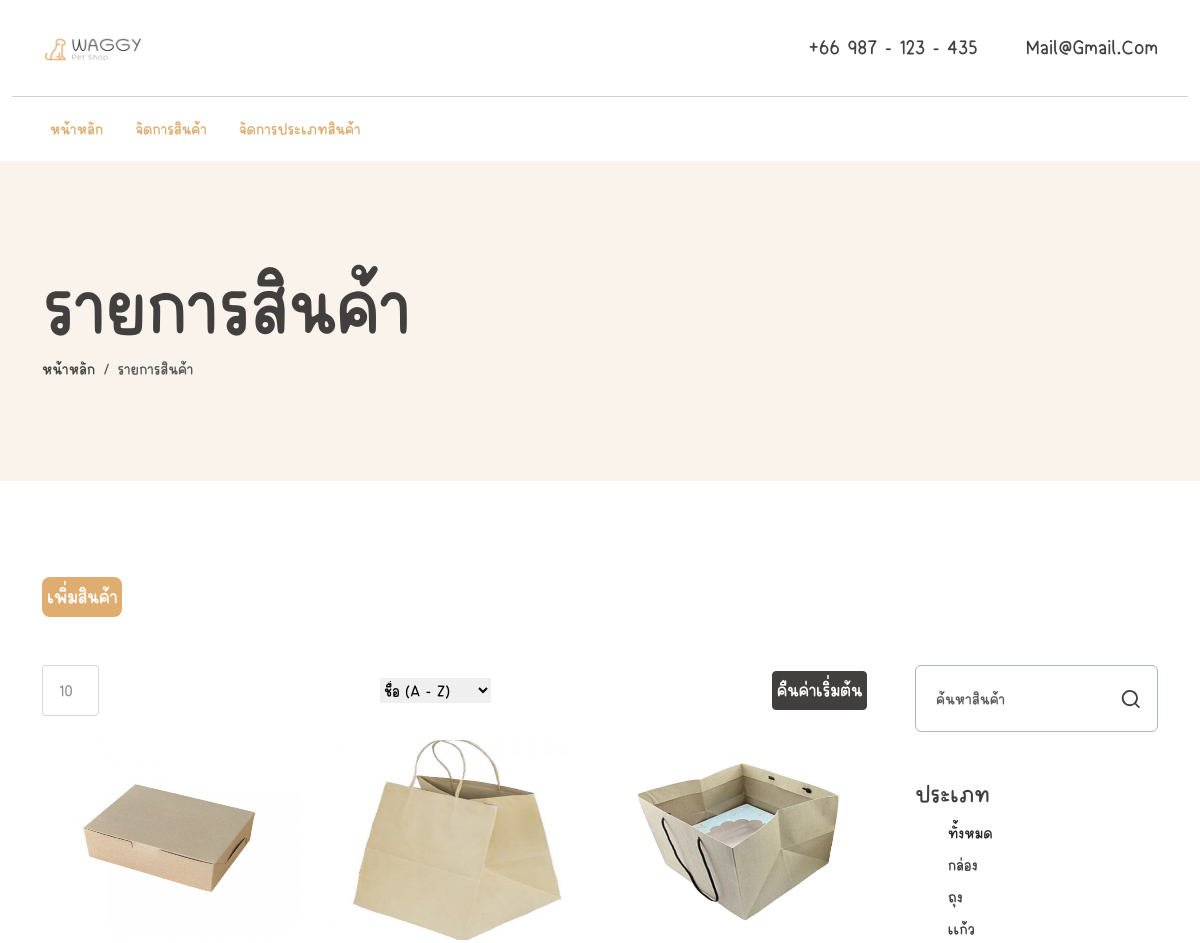
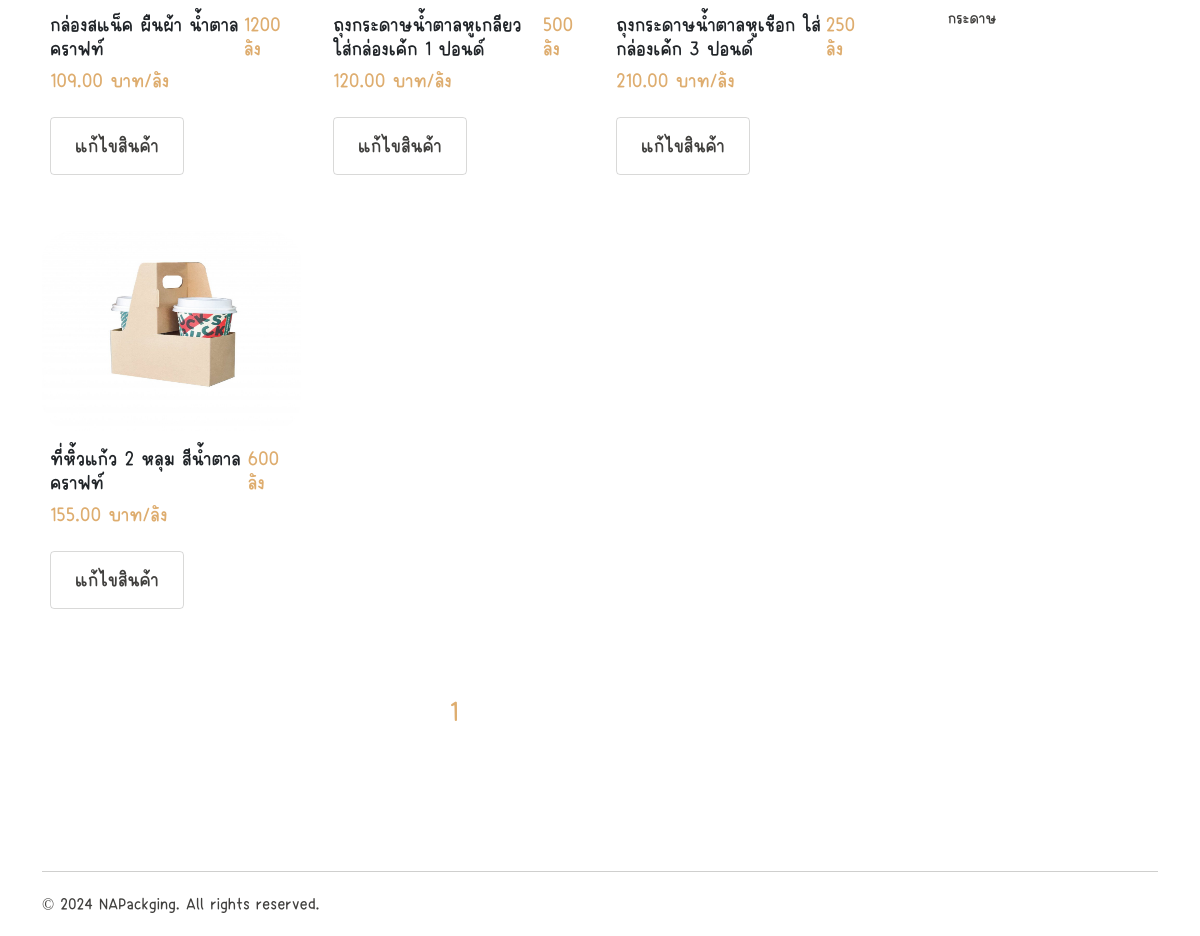
Before: /a/mgproduct.php (signed in) with the older database file (2 pictures, top to bottom).
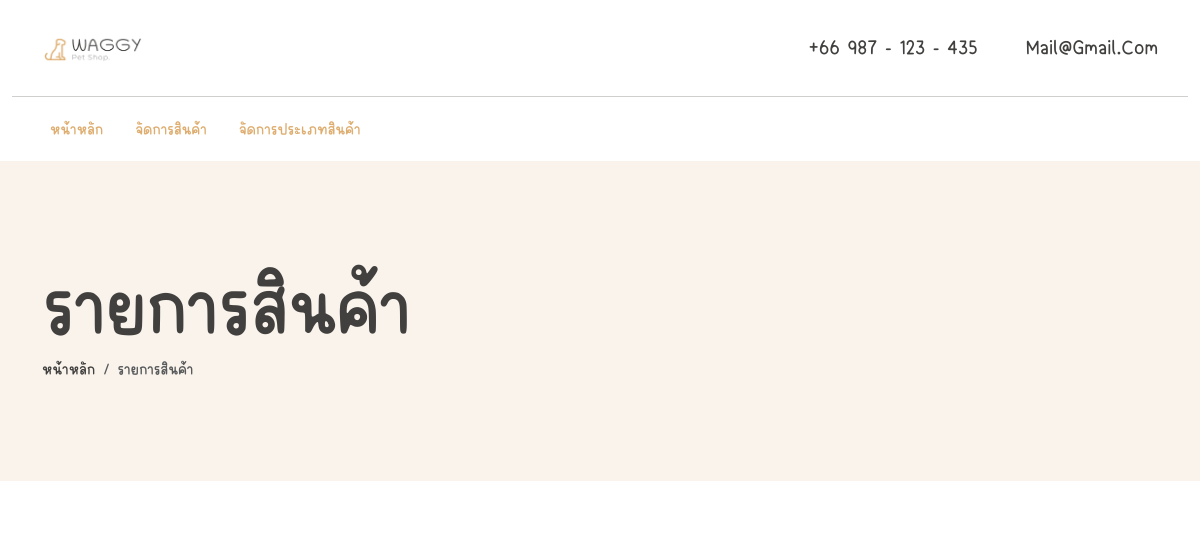
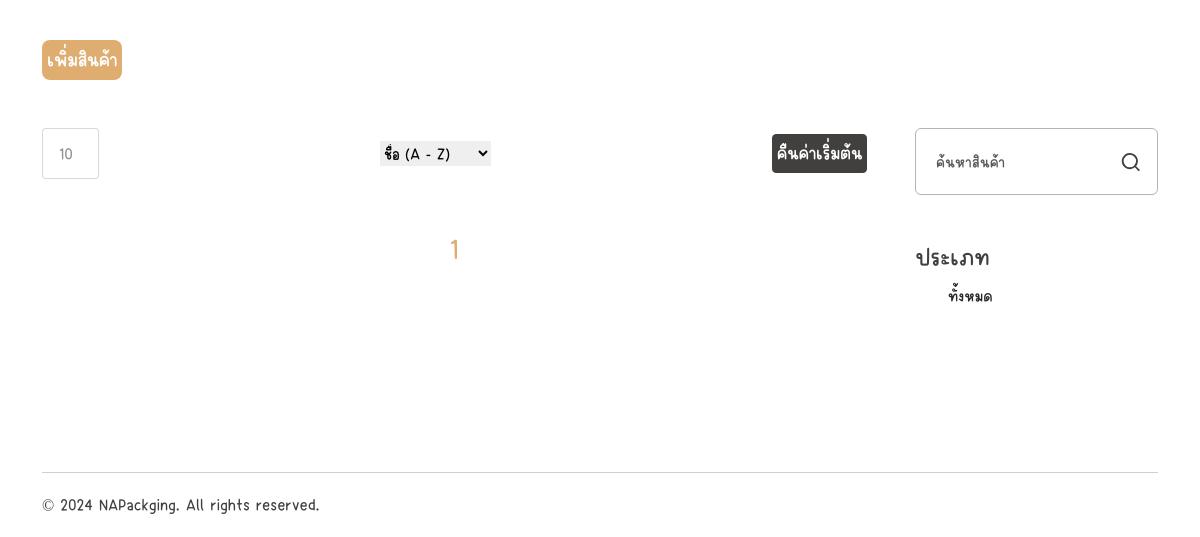
After: the same page with the newer database file (2 pictures, top to bottom).
### tables this page shows
CREATE TABLE `typepro` (
  `id_typepro` int(11) NOT NULL COMMENT 'รหัสประเภทกาแฟ',
  `name_typepro` varchar(60) NOT NULL COMMENT 'ชื่อประเภทกาแฟ',
  `detail_typepro` text NOT NULL COMMENT 'รายละเอียดประเภทกาแฟ',
  `TY_STATUS` int(11) DEFAULT NULL
);

CREATE TABLE `products` (
  `id_products` int(11) NOT NULL COMMENT 'รหัสสินค้า',
  `name_products` varchar(50) DEFAULT NULL COMMENT 'ชื่อสินค้า',
  `id_typepro` int(11) DEFAULT NULL COMMENT 'ประเภท',
  `num_stock` int(11) DEFAULT NULL COMMENT 'จำนวนคงเหลือ ',
  `price_unit` decimal(10,2) DEFAULT NULL COMMENT 'ราคาต่อหน่วย ',
  `status_products` int(11) DEFAULT 1 COMMENT 'สถานะสินค้า\r\n0 = ลบ 1 = ใช้งาน',
  `image_pro` varchar(200) DEFAULT NULL COMMENT 'รูปสินค้า',
  `pro_de` text DEFAULT NULL,
  `pro_max` int(11) DEFAULT 0,
  `price_mini` decimal(10,2) DEFAULT NULL COMMENT 'ราคาต่อชิ้น ใช้แสดง'
);

### config/connectdb.php (called while the page is built, shortened)
<?php
class Database
{
    private static $link = null;
    private static function getLink()
    {
        if (self::$link) {
            return self::$link;
        }
        self::$link = new PDO("mysql:host=" . DB_HOST . ";dbname=" . DB_NAME . ";charset=utf8", DB_USERNAME, DB_PASSWORD);
        self::$link->setAttribute(PDO::ATTR_ERRMODE, PDO::ERRMODE_EXCEPTION);
        return self::$link;
    }
    public static function __callStatic($name, $args)
    {
        $callback = array(self::getLink(), $name);
        return call_user_func_array($callback, $args);
    }
    public static function squery($sql, $opt = PDO::FETCH_OBJ, $all = null)
    {
        if ($all == true) {
            return self::query($sql, $opt)->fetchAll($opt);
        } else if ($all == false) {
            return self::query($sql, $opt)->fetch($opt);
        } else {
            return self::query($sql, $opt);
        }
    }
}
?>

### a/mgproduct.php (the view, shortened to what the changed rows need)
<!DOCTYPE html>
<html lang="en">
<head>
    <?php include("inc/head.php") ?>
</head>
<body class="">
    <section id="banner" class="py-3" style="background: #F9F3EC;">
        <div class="container">
            <div class="hero-content py-5 my-3">
                <h2 class="display-1 mt-3 mb-0">รายการสินค้า</h2>
            </div>
        </div>
    </section>
    <div class="shopify-grid">
        <div class="container py-5 my-5">
            <div class="row flex-md-row-reverse g-md-5 mb-5">
                <aside class="col-md-3 mt-5">
                    <div class="sidebar">
                        <div class="widget-product-categories pt-5">
                            <ul class="product-categories sidebar-list list-unstyled  pl-3" style="    margin-left: 15px;">
                                <?php
                                $sql = "SELECT * FROM `typepro` WHERE TY_STATUS IS NULL ";
                                foreach (Database::squery($sql, PDO::FETCH_OBJ, true) as $key => $item) : ?>
                                    <li class="cat-item ">
                                        <a href="javascript:search_type('<?php echo $item->id_typepro ?>')" class="nav-link"> &nbsp;&nbsp;
                                            <?php echo $item->name_typepro ?>
                                        </a>
                                    </li>
                                <?php endforeach; ?>
                            </ul>
                        </div>
                    </div>
                </aside>
                <main class="col-md-9">
                    <div class="product-grid row ">
                        <?php
                        $start = 0;
                        $pagesize = isset($_GET['limit']) ? $_GET['limit'] : 10;
                        $sort = isset($_GET['sort']) ? $_GET['sort'] : 'name_products';
                        $order = isset($_GET['order']) ? $_GET['order'] : 'ASC';
                        $type = isset($_GET['type']) ? $_GET['type'] : '%%';
                        $name = isset($_GET['name']) ? $_GET['name'] : '%%';
                        $sql_count = "SELECT *  FROM `products` as pro
                                                 WHERE id_typepro LIKE '%$type%'
                                                    AND name_products LIKE '%$name%'
                                                    AND id_products NOT IN (SELECT id_products FROM products WHERE status_products = 0) ";
                        $sql_data = "SELECT * FROM products as pro
                                                INNER JOIN typepro as ty ON ty.id_typepro = pro.id_typepro
                                                WHERE pro.id_typepro LIKE '%$type%'
                                                AND name_products LIKE '%$name%'
                                                AND id_products NOT IN (SELECT id_products FROM products WHERE status_products = 0 )
                                    ORDER BY pro.$sort  $order LIMIT $start,$pagesize";
                        $result_count = Database::query($sql_count, PDO::FETCH_ASSOC);
                        $num_rowsx = $result_count->rowCount();
                        $totalpage = ceil($num_rowsx / $pagesize);
                        $result_data = Database::query($sql_data, PDO::FETCH_ASSOC);
                        ?>
                        <?php foreach ($result_data as $row) :
                            $row = (object) $row;
                        ?>
                            <div class="col-12 col-sm-6 col-md-4 my-4">
                                <div class="card position-relative">
                                    <a href="javascript:;">
                                        <img src="../img/pro/<?php echo $row->image_pro ?>" class="img-fluid rounded-5" alt="image" style="width: 100%; height: 200px; ">
                                    </a>
                                    <div class="card-body p-2 pt-3">
                                        <div class="card-text">
                                            <div class=" d-flex justify-content-between ">
                                                <h5 class="secondary-font text-dark">
                                                    <?php echo $row->name_products ?>
                                                </h5>
                                                <h5 class="secondary-font text-primary">
                                                    <?php echo $row->num_stock ?> ลัง
                                                </h5>
                                            </div>
                                            <div class=" d-flex justify-content-between ">
                                                <h5 class="secondary-font text-primary">
                                                    <?php echo $row->price_unit ?> บาท/ลัง
                                                </h5>
                                            </div>
                                            <div class="d-flex flex-wrap mt-3">
                                                <a data-bs-toggle="modal" data-bs-target="#edit-<?php echo $row->id_products ?>" href="javascript:;" class="btn-cart me-3 px-4 pt-3 pb-3">
                                                    <h5 class="text-uppercase m-0">แก้ไขสินค้า</h5>
                                                </a>
                                            </div>
                                        </div>
                                    </div>
                                </div>
                            </div>
                        <?php endforeach; ?>
                    </div>
                    <?php if ($num_rowsx != 0) : ?>
                        <nav class="navigation paging-navigation text-center mt-5" role="navigation">
                            <div class="pagination loop-pagination d-flex justify-content-center align-items-center">
                                <?php
                                for ($i = 1; $i <= $totalpage; $i++) :
                                    if (isset($_GET['page']) && $_GET['page'] == $i) {
                                        echo "<span aria-current='page' class='page-numbers mt-2 fs-3 mx-3 current'>$i</span>";
                                    } else if (!isset($_GET['page']) && $i == 1) {
                                        echo "<span aria-current='page' class='page-numbers mt-2 fs-3 mx-3 current'>1</span>";
                                    } else {
                                        echo "<a class='page-numbers mt-2 fs-3 mx-3' href='javascript:new_page($i);'>$i</a>";
                                    }
                                endfor;
                                ?>
                            </div>
                        </nav>
                    <?php else : ?>
                        <div class="row">
                            ไม่พบรายการที่ค้นหา
                        </div>
                    <?php endif; ?>
                </main>
            </div>
        </div>
    </div>
</body>
</html>

Changed rows visible on the page:
removed typepro: name_typepro "กล่อง"
removed typepro: name_typepro "ถุง"
removed typepro: name_typepro "เเก้ว"
removed typepro: name_typepro "กระดาษ"
no longer on this page (row edited): products: image_pro (picture), name_products "กล่องสแน็ค ผืนผ้า น้ำตาลคราฟท์", num_stock "1200", price_unit "109.00"
no longer on this page (row edited): products: image_pro (picture), name_products "ถุงกระดาษน้ำตาลหูเกลียว ใส่กล่องเค้ก 1 ปอนด์", num_stock "500", price_unit "120.00"
no longer on this page (row edited): products: image_pro (picture), name_products "ถุงกระดาษน้ำตาลหูเชือก ใส่กล่องเค้ก 3 ปอนด์", num_stock "250", price_unit "210.00"
no longer on this page (row edited): products: image_pro (picture), name_products "ที่หิ้วแก้ว 2 หลุม สีน้ำตาลคราฟท์", num_stock "600", price_unit "155.00"
